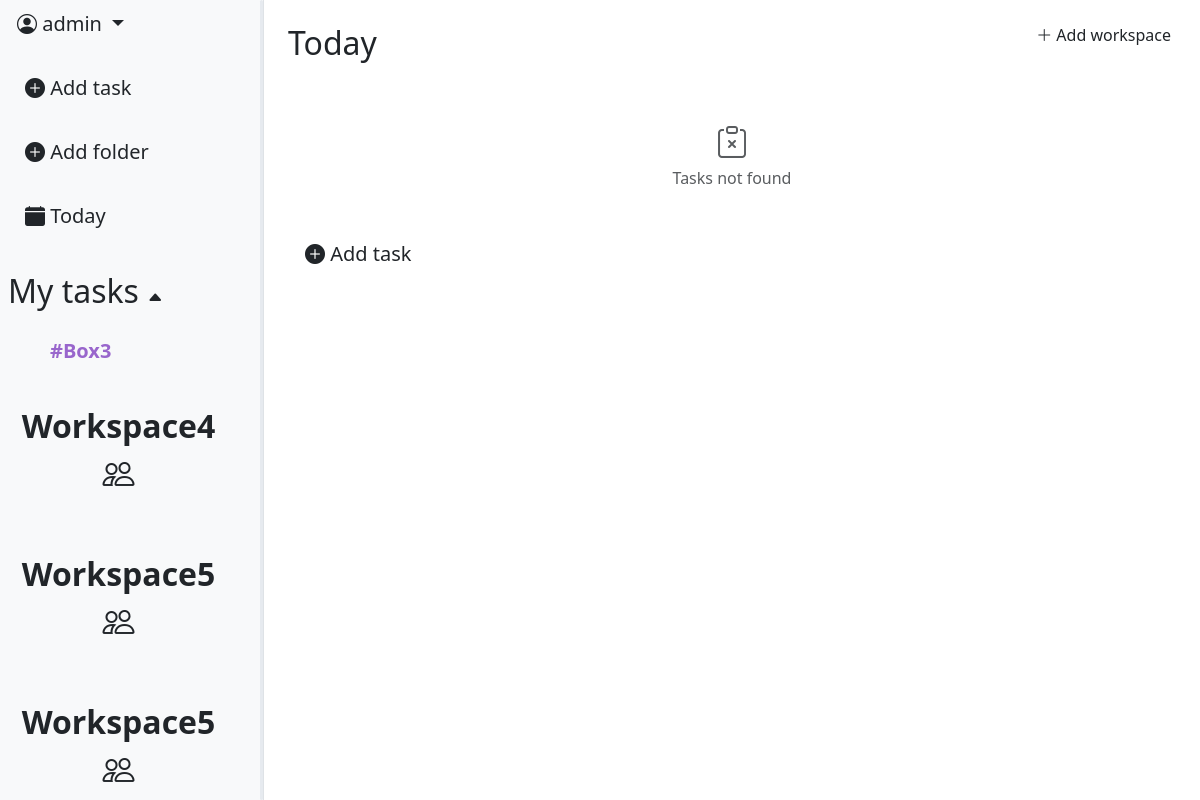
Before: / (signed in) with the older database file.
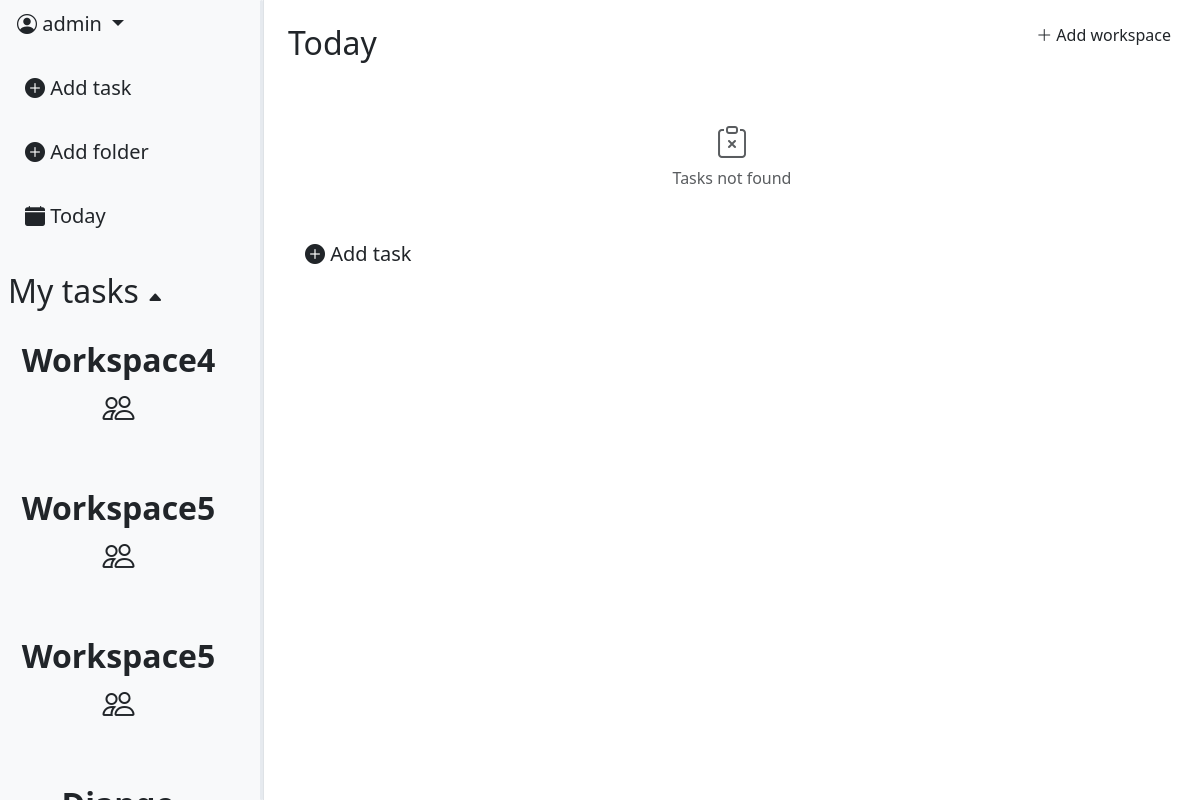
After: the same page with the newer database file.
### task_app/models.py (models this page shows, shortened)
class Folder(models.Model):
    COLOR_VARIATION = [
        ("#77acc7", "🔵Air blue"),
        ("#9966cc", "🟣Amethust"),
        ("#008000", "🟢Apple Green"),
        ("#ff033e", "🔴Red rose"),
        ("#ffe135", "🟡Banana yellow"),
        ("#ff6500", "🟠Sunset"),
        ("#000000", "⚫Black"),
    ]
    color = models.CharField(max_length=30, choices=COLOR_VARIATION, default="#77acc7")
    name = models.CharField(max_length=16)
    box = models.ForeignKey(Box, null=True, blank=True, on_delete=models.CASCADE, default=None, related_name='folders')
    created_at = models.DateTimeField(auto_now_add=True)
    creator = models.ForeignKey(User, on_delete=models.CASCADE)
    workspace = models.ForeignKey(Workspace, on_delete=models.CASCADE, null=True, blank=True, default=None)

class Workspace(models.Model):
    INVITE_PERMISSION = [
        ("owner_only", "Only owner"),
        ("owner_admin", "Owner & Admin"),
                ]
    WORKSPACE_SPACE = [
        ("one", "Just me"),
        ("two_five", "Group (2-5)"),
        ("six_fifteen", "Team (6-15)"),
    ]
    SPACE_LIMITS = {
        "one": 1,
        "two_five": 5,
        "six_fifteen": 15,
    }
    name = models.CharField(max_length=64)
    invite_role = models.CharField(max_length=16,
                                choices=INVITE_PERMISSION,
                                default='owner_admin')
    workspace_space = models.CharField(max_length=16, choices=WORKSPACE_SPACE, default='one')
    icon = models.ImageField(null=True, blank=True)
    created_at = models.DateTimeField(auto_now_add=True)
    owner = models.ForeignKey(User,
                            on_delete=models.CASCADE,
                            related_name='workspace_creator')

### task_app/views.py (the view)
# urls.py: path('', views.TaskListView.as_view(), name="task_list"),
class TaskListView(LoginRequiredMixin, ListView):
    model = models.Task
    context_object_name = "tasks"
    template_name = "tasks/task_list.html"
    def get_queryset(self):
        queryset = models.Task.objects.filter(creator=self.request.user).prefetch_related('comments')
        folder_id = self.kwargs.get('folder_id')
        if folder_id:
            queryset = queryset.filter(folder_id=folder_id)
        else:
            queryset = queryset.filter(folder__isnull=True)
        status = self.request.GET.get('status')
        if status:
            queryset = queryset.filter(status__iexact=status)
        else:
           queryset = queryset.exclude(status__iexact="done")
        return queryset.order_by("due_date")
    def get_context_data(self, **kwargs):
        context = super().get_context_data(**kwargs)
        context["folders"] = Folder.objects.filter(creator=self.request.user, box__isnull = True)
        folder_id = self.kwargs.get('folder_id')
        if folder_id:
            context['current_folder'] = get_object_or_404(Folder, id=folder_id, creator=self.request.user)
        else:
            context['current_folder'] = None
        context["form"] = TaskFilterForm(self.request.GET)
        context["task_form"] = TaskForm()
        context["folder_form"] = FolderForm()
        context["comment_form"] = CommentForm()
        context["comments"] = models.Comment.objects.filter(
            task__creator=self.request.user).select_related('creator', 'task')
        context['workspaces'] = models.Workspace.objects.filter(
            members__member=self.request.user
        )
        context['workspace_form'] = WorkspaceForm()
        return context

### templates/tasks/task_list.html (shortened to what this page needs)
{% extends 'base.html' %}
{% load static %}
{% load custom_tags %}
{% block content %}
<div class="d-flex">
    {% include 'includes/leftbar.html' %}
    <div class="p-4" style="flex: 1 1 0; min-width: 0; position: relative;">
        <div style="position: absolute; top: 16px; right: 16px;">
            <a class="btn" data-bs-toggle="modal" data-bs-target="#WorkspaceModal">
                <i class="bi bi-plus-lg"></i> Add workspace
            </a>
        </div>
        {% if current_folder %}
            <h2>/{{ current_folder.name }}</h2>
        {% else %}
            <h2>Today</h2>
        {% endif %}
        <br>
        <ul class="list-group list-group-flush" data-simplebar style="max-height: 700px; overflow-x: hidden;">
            {% for task in tasks %}
                {% include 'includes/rightbar_task_scroll.html' with task=task %}
            {% empty %}
                <li class="list-group-item text-center py-4 text-muted">
                    <i class="bi bi-clipboard-x" style="font-size: 2rem;"></i>
                    <p class="mb-0">Tasks not found</p>
                </li>
            {% endfor %}
        </ul>
        <div class="list-group-item border-0 pt-3">
            <a class="btn btn-lg" data-bs-toggle="modal" data-bs-target="#TaskModal">
                <i class="bi bi-plus-circle-fill"></i> Add task
            </a>
        </div>
    </div>
</div>
{% endblock %}

### templates/includes/leftbar.html (shortened to what this page needs)
<div id="leftbar" class="bg-light border-end d-flex flex-column" style="width: 22%; height: 100vh; position: relative; overflow: hidden;">
    <div class="flex-shrink-0">
        <div class="dropdown-center mb-3">
            <button class="btn btn-lg dropdown-toggle" type="button" data-bs-toggle="dropdown" aria-expanded="false">
                <i class="bi bi-person-circle"></i>  {{ user.username }}
            </button>
        </div>
        <div class="d-flex flex-column align-items-start gap-3 ps-2">
            <a class="btn btn-lg"
                data-bs-toggle="modal"
                data-bs-target="#TaskModal"
                data-workspace-id="{{ workspace.pk }}">
                <i class="bi bi-plus-circle-fill"></i> Add task
            </a>
            <a class="btn btn-lg"
                data-bs-toggle="modal"
                data-bs-target="#FolderModal"
                data-workspace-id="{{ workspace.pk }}">
                <i class="bi bi-plus-circle-fill"></i> Add folder
            </a>
            <a class="btn btn-lg" href="{% url 'tasks:task_list' %}">
                <i class="bi bi-calendar-fill"></i> Today
            </a>
        </div>
    </div>
    <br>
    <div class="ps-2 mt-2">
        <h2 id="folders-toggle" style="cursor: pointer; user-select: none;">
            My tasks <span id="folders-arrow" class="bi bi-caret-up-fill" style="font-size: 16px;"></span>
        </h2>
    </div>
    <div id="folder_list" style="max-height: 300px; overflow-y: auto; overflow-x: hidden; margin-right: 10px;">
        <div class="d-flex flex-column align-items-start gap-3 ps-4">
            {% for folder in folders %}
                <div class="folder-row d-flex align-items-center justify-content-between p-2 rounded">
                    <a
                    href="{% url 'tasks:folder-tasks' folder.pk %}"
                    class="btn btn-lg"
                    style="color: {{ folder.color }}; font-weight: bold;"
                    >
                    #{{ folder.name }} </a>
                </div>
            {% endfor %}
        </div>
    </div>
    <div id="workspace_list" style="flex: 1 1 0; min-height: 0; overflow-y: auto; overflow-x: hidden; margin-right: 10px;">
        <div class="d-flex flex-column align-items-start gap-3 ps-0">
            {% for workspace in workspaces %}
                <div class="folder-row d-flex align-items-center justify-content-between p-2 rounded">
                    <a
                    href="{% url 'workspace:workspace_detail' workspace.pk %}"
                    class="btn btn-lg ps-0"
                    style="font-size: 32px; font-weight: 600;"
                    >
                    {{ workspace.name }}  <i class="bi bi-people"></i>
                    </a>
                </div>
            {% endfor %}
        </div>
    </div>
    <div id="leftbar-resizer"
        style="position: absolute;
            top: 0;right: 0; width: 3.5px; height: 100%;cursor: col-resize;
            z-index: 100;">
    </div>
</div>

Changed rows visible on the page:
removed Folder: name "Box3"
